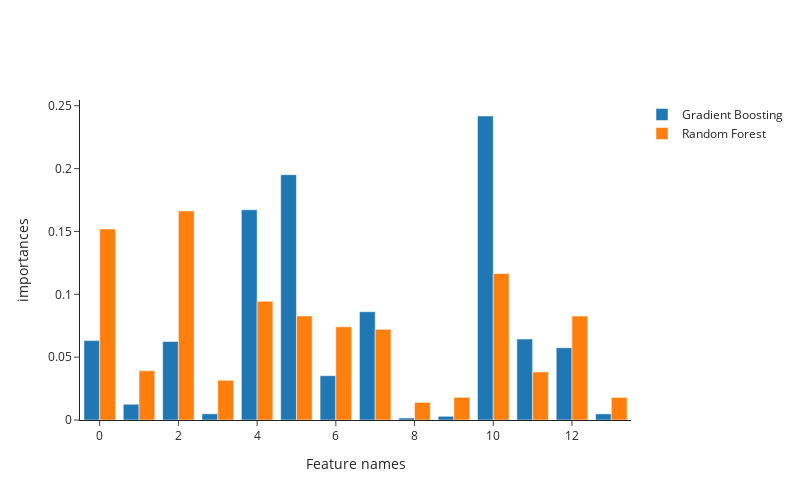

The notebook cell saved with this chart:
### Code cell
rf_importances = rf.feature_importances_

gb_importances = gbc.feature_importances_

indices = np.argsort(gb_importances)[::-1]  

cols = df.columns[indices]
cols = ['feature ' + i for i in cols]

fig = go.Figure(data=[
    
    go.Bar(name='Gradient Boosting', x=cols,
          y=gb_importances[indices],
          ),
    go.Bar(name='Random Forest', x=cols,
          y=rf_importances[indices],
          ),
])

fig_options={'layout':dict(template='simple_white',
                          width=800, height=500,
                          xaxis_title='Feature names',
                          yaxis_title = 'importances',
                          barmode='group')}
fig.update(fig_options)

fig.show()

### Figure 1 — Plotly figure (JSON) as saved in the notebook; plotly's stock layout.template omitted (floating-point values rounded to 4 significant figures)
{"data": [{"name": "Gradient Boosting", "type": "bar", "x": ["10", "5", "4", "7", "11", "0", "2", "12", "6", "1", "3", "13", "9", "8"], "y": [0.2418, 0.1952, 0.1672, 0.08613, 0.06437, 0.06315, 0.06243, 0.05754, 0.03524, 0.01254, 0.004925, 0.004858, 0.002943, 0.001622]}, {"name": "Random Forest", "type": "bar", "x": ["10", "5", "4", "7", "11", "0", "2", "12", "6", "1", "3", "13", "9", "8"], "y": [0.1165, 0.0828, 0.09442, 0.07216, 0.03824, 0.152, 0.1663, 0.08265, 0.07411, 0.03917, 0.03159, 0.01798, 0.01805, 0.01396]}], "layout": {"barmode": "group", "height": 500, "width": 800, "xaxis": {"title": {"text": "Feature names"}}, "yaxis": {"title": {"text": "importances"}}}}
